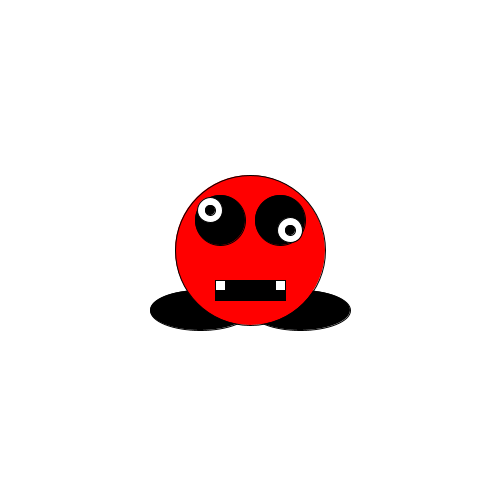
Frame 1 (no input)
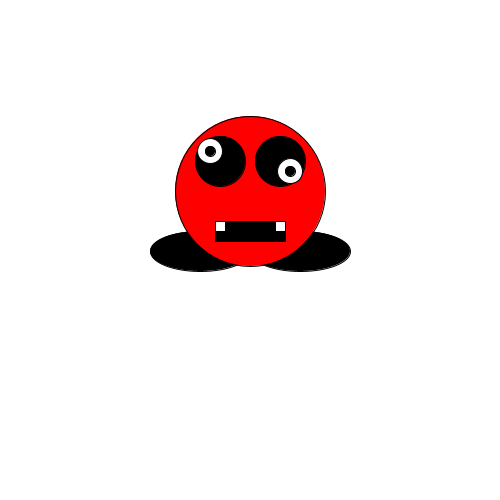
Frame 60 (the mouse pressed at the canvas centre just before this capture)
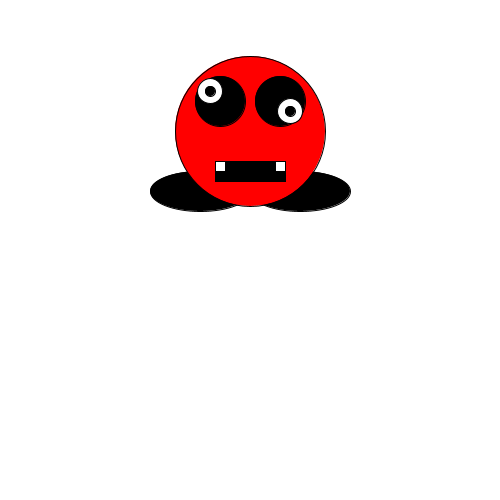
Frame 120 (the mouse held since frame 60 and released just before this capture)

The Processing sketch that drew these frames (run headless with seeded random() and noise(); from frame 60 on, the mouse is pressed at the canvas centre):

// Processing sketch: processing_123032
// ── processing_123032.pde

int monsterX;
int monsterY;

void setup() {
size(500,500);
monsterX = 250;
monsterY = 250;}

void draw() {
background(255,255,255); 
stroke(0);
fill(255,0,0);
ellipseMode(CENTER);
fill(0);
ellipse(monsterX-50,monsterY+60,100,40);
ellipse(monsterX+50,monsterY+60,100,40);
fill(255,0,0);
ellipse(monsterX,monsterY,150,150);
fill(0);
ellipse(monsterX-30,monsterY-30,50,50);
ellipse(monsterX+30,monsterY-30,50,50);
fill(255);
ellipse(monsterX-40,monsterY-40,25,25);
ellipse(monsterX+40,monsterY-20,25,25);
fill(0);
ellipse(monsterX-40,monsterY-40,10,10);
ellipse(monsterX+40,monsterY-20,10,10);
fill(0);
rect(monsterX-35,monsterY+30,70,20);
fill(255);
rect(monsterX-35,monsterY+30,10,10);
rect(monsterX+25,monsterY+30,10,10);

monsterY = monsterY - 1;}

//referentiepunt 250
